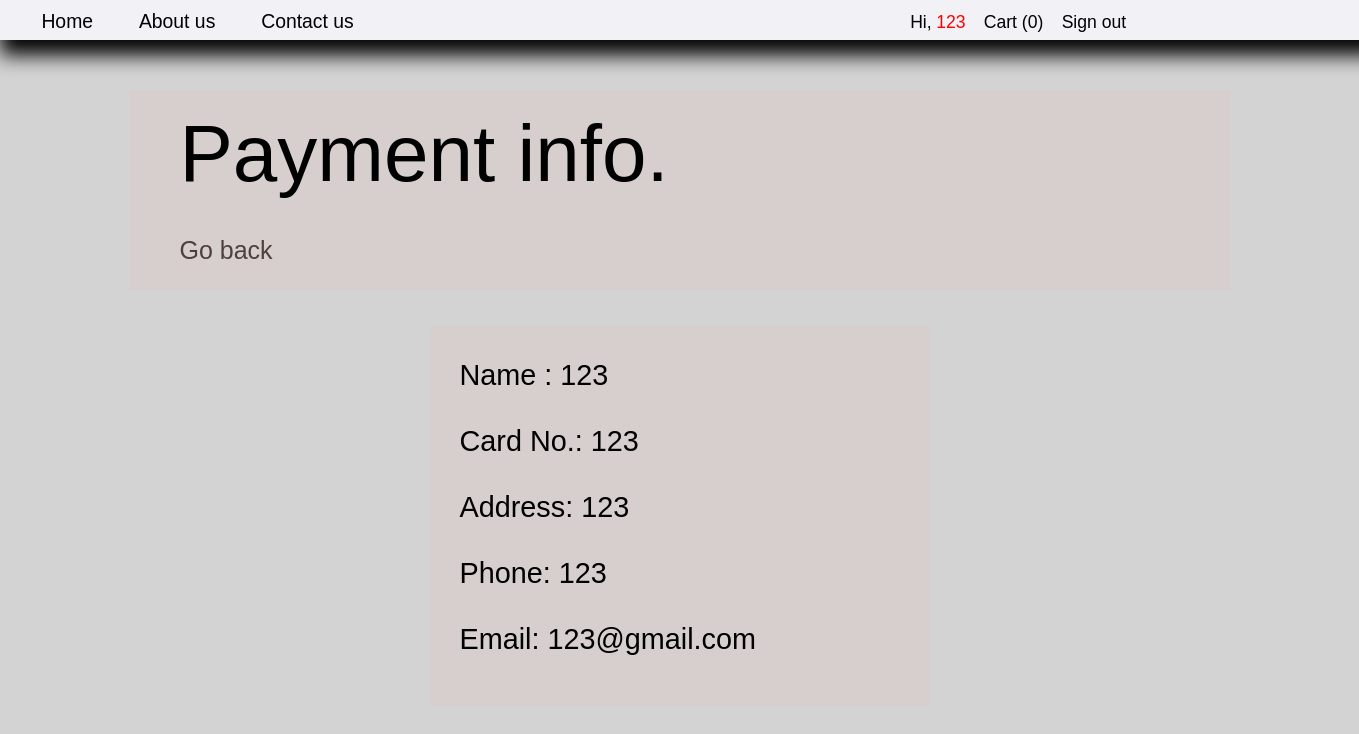
/userpaymentinfo.php?orderid=137 (signed in), run on the app's committed database.
### tables this page shows
CREATE TABLE `forder` (
  `id` int(255) NOT NULL,
  `userid` int(255) NOT NULL,
  `username` text NOT NULL,
  `cardname` text NOT NULL,
  `phone` text NOT NULL,
  `address` text NOT NULL,
  `email` text NOT NULL,
  `bankinfo` text NOT NULL,
  `date` datetime NOT NULL,
  `accountemail` text NOT NULL,
  `accountphone` text NOT NULL,
  `deliveryorpickup` int(100) NOT NULL,
  `deliveryaddress` text NOT NULL,
  `deliveryphone` text NOT NULL,
  `status` int(11) NOT NULL
);

### userpaymentinfo.php (the view, shortened to what this page needs)
<?php
   include("admin/functions/connection.php");
   $orderid=$_GET['orderid']
?>
<html>
   <head>
      <link href="pages style/dashboard.css"  rel="stylesheet" />
   </head>
   <body>
      <?php include("header.php"); ?>
      <br><br><br><br><br>
      <div id=box0>
       <br>
         <div id=box1>
           <p align=left style="font-size: 80px;">Payment info. </p><br><br>
           <a href="userorderhistory.php" style="text-decoration: none; font-size: 25px; color: #4D403D;">Go back</a>
         </div>
      </div>
    <br><br>
    <div id="paymentbox" >
     <?php
         $query="select * from forder where id=$orderid";
         $result= mysqli_query($con,$query);
         $row = mysqli_fetch_array($result);
     ?>
         <br>
         <p align="left" style="margin-left:30px">Name : <?php echo $row['cardname'] ?></p><br>
         <p align="left" style="margin-left:30px">Card No.: <?php echo $row['bankinfo'] ?></p><br>
         <p align="left" style="margin-left:30px">Address: <?php echo $row['address'] ?></p><br>
         <p align="left" style="margin-left:30px">Phone: <?php echo $row['phone'] ?></p><br>
         <p align="left" style="margin-left:30px">Email: <?php echo $row['email'] ?></p><br>
   </div>
   <br><br>
   </body>
</html>

### pages style/dashboard.css (style rules this page uses)
* { padding:0; margin:0; box-sizing: border-box; }
body { background:lightgray; font-family:sans-serif; width:100%; min-width:1349px; height:100%; min-height: 640px; }
div#box0 { margin: auto; background-color: #D6CFCE; width:1100px; min-width:1100px; min-height: 200px; }
div#box1 { margin: auto; background-color: #D6CFCE; width:1000px; min-width:1000px; min-height: 100px; }
div#paymentbox { font-size: 180%; background-color: #D6CFCE; width: 500px; min-width: 500px;; height: 380px; margin: 0 auto; }

### data on the page
forder: cardname "123", bankinfo "123", address "123", phone "123", email "123@gmail.com"

### other printed values
$_SESSION['username'] "123"
$n "0"
